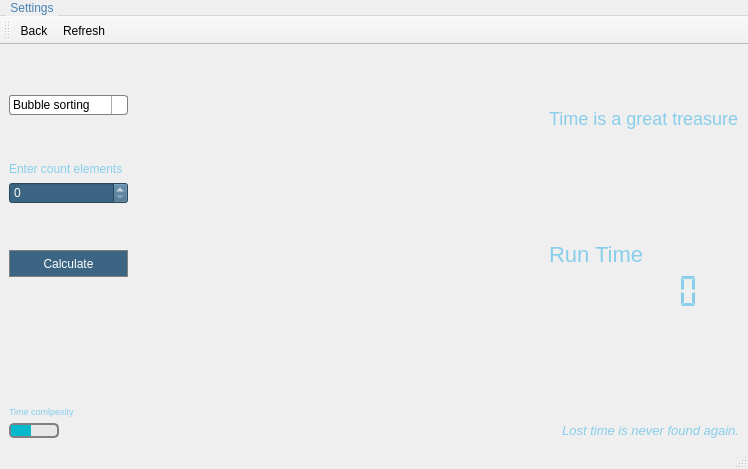
<?xml version="1.0" encoding="UTF-8"?>
<ui version="4.0">
 <class>time_calculate_window</class>
 <widget class="QMainWindow" name="time_calculate_window">
  <property name="geometry">
   <rect>
    <x>0</x>
    <y>0</y>
    <width>748</width>
    <height>469</height>
   </rect>
  </property>
  <property name="windowTitle">
   <string>MainWindow</string>
  </property>
  <property name="styleSheet">
   <string notr="true"/>
  </property>
  <widget class="QWidget" name="centralwidget">
   <layout class="QGridLayout" name="gridLayout">
    <item row="0" column="0">
     <layout class="QVBoxLayout" name="verticalLayout">
      <item>
       <spacer name="verticalSpacer_10">
        <property name="orientation">
         <enum>Qt::Vertical</enum>
        </property>
        <property name="sizeHint" stdset="0">
         <size>
          <width>20</width>
          <height>40</height>
         </size>
        </property>
       </spacer>
      </item>
      <item>
       <widget class="QComboBox" name="comboBox">
        <property name="maximumSize">
         <size>
          <width>150</width>
          <height>16777215</height>
         </size>
        </property>
        <property name="styleSheet">
         <string notr="true">QComboBox {
    border: 1px solid gray;
    border-radius: 3px;
    padding: 1px 18px 1px 3px;
    min-width: 6em;
}

QComboBox:editable {
    background: white;
}

QComboBox:!editable, QComboBox::drop-down:editable {
     background: qlineargradient(x1: 0, y1: 0, x2: 0, y2: 1,
                                 stop: 0 #E1E1E1, stop: 0.4 #DDDDDD,
                                 stop: 0.5 #D8D8D8, stop: 1.0 #D3D3D3);
}

/* QComboBox gets the &quot;on&quot; state when the popup is open */
QComboBox:!editable:on, QComboBox::drop-down:editable:on {
    background: qlineargradient(x1: 0, y1: 0, x2: 0, y2: 1,
                                stop: 0 #D3D3D3, stop: 0.4 #D8D8D8,
                                stop: 0.5 #DDDDDD, stop: 1.0 #E1E1E1);
}

QComboBox:on { /* shift the text when the popup opens */
    padding-top: 3px;
    padding-left: 4px;
}

QComboBox::drop-down {
    subcontrol-origin: padding;
    subcontrol-position: top right;
    width: 15px;

    border-left-width: 1px;
    border-left-color: darkgray;
    border-left-style: solid; /* just a single line */
    border-top-right-radius: 3px; /* same radius as the QComboBox */
    border-bottom-right-radius: 3px;
}

QComboBox::down-arrow {
    image: url(:/new/prefix1/img/icons8-sort-down-30.png);
width: 70%;
}

QComboBox::down-arrow:on { /* shift the arrow when popup is open */
    top: 1px;
    left: 1px;
}
QComboBox QAbstractItemView {
    border: 2px solid darkgray;
    selection-background-color: lightgray;

color: white;
    background:  #ABABAB;
}</string>
        </property>
        <item>
         <property name="text">
          <string>Bubble sorting</string>
         </property>
         <property name="icon">
          <iconset resource="yahzwhatisit.qrc">
           <normaloff>:/new/prefix1/img/B.png</normaloff>:/new/prefix1/img/B.png</iconset>
         </property>
        </item>
        <item>
         <property name="text">
          <string>Merge sorting</string>
         </property>
         <property name="icon">
          <iconset resource="yahzwhatisit.qrc">
           <normaloff>:/new/prefix1/img/M.jpg</normaloff>:/new/prefix1/img/M.jpg</iconset>
         </property>
        </item>
        <item>
         <property name="text">
          <string>Quick sorting</string>
         </property>
         <property name="icon">
          <iconset resource="yahzwhatisit.qrc">
           <normaloff>:/new/prefix1/img/Q.png</normaloff>:/new/prefix1/img/Q.png</iconset>
         </property>
        </item>
        <item>
         <property name="text">
          <string>Tree sorting</string>
         </property>
         <property name="icon">
          <iconset resource="yahzwhatisit.qrc">
           <normaloff>:/new/prefix1/img/Creative-Tail-Halloween-tree.svg.png</normaloff>:/new/prefix1/img/Creative-Tail-Halloween-tree.svg.png</iconset>
         </property>
        </item>
        <item>
         <property name="text">
          <string>Radix sorting</string>
         </property>
         <property name="icon">
          <iconset resource="yahzwhatisit.qrc">
           <normaloff>:/new/prefix1/img/depositphotos_9101833-stock-photo-grass-letter-r.jpg</normaloff>:/new/prefix1/img/depositphotos_9101833-stock-photo-grass-letter-r.jpg</iconset>
         </property>
        </item>
       </widget>
      </item>
      <item>
       <spacer name="verticalSpacer_11">
        <property name="orientation">
         <enum>Qt::Vertical</enum>
        </property>
        <property name="sizeHint" stdset="0">
         <size>
          <width>20</width>
          <height>40</height>
         </size>
        </property>
       </spacer>
      </item>
      <item>
       <widget class="QLabel" name="situation_arg1">
        <property name="styleSheet">
         <string notr="true">color:  skyblue;
</string>
        </property>
        <property name="text">
         <string>Enter count elements</string>
        </property>
       </widget>
      </item>
      <item>
       <widget class="QSpinBox" name="elements_count">
        <property name="maximumSize">
         <size>
          <width>122</width>
          <height>22</height>
         </size>
        </property>
        <property name="mouseTracking">
         <bool>true</bool>
        </property>
        <property name="styleSheet">
         <string notr="true">QSpinBox {
    padding-right: 15px; /* make room for the arrows */
/*    border-image: url(:/images/frame.png); */
    border-width: 3;
color: white;
 selection-background-color: orange;
  background-color: #3B6582;
}

QSpinBox::up-button {
    subcontrol-origin: border;
    subcontrol-position: top right; /* position at the top right corner */

    width: 16px; /* 16 + 2*1px border-width = 15px padding + 3px parent border */
    border-image: url(:/images/spinup.png) 1;
    border-width: 1px;
}

QSpinBox::up-button:hover {
    border-image: url(:/images/spinup_hover.png) 1;
}

QSpinBox::up-button:pressed {
    border-image: url(:/images/spinup_pressed.png) 1;
}

QSpinBox::up-arrow {
    image: url(:/images/up_arrow.png);
    width: 7px;
    height: 7px;
}

QSpinBox::up-arrow:disabled, QSpinBox::up-arrow:off { /* off state when value is max */
   image: url(:/images/up_arrow_disabled.png);
}

QSpinBox::down-button {
    subcontrol-origin: border;
    subcontrol-position: bottom right; /* position at bottom right corner */

    width: 16px;
    border-image: url(:/images/spindown.png) 1;
    border-width: 1px;
    border-top-width: 0;
}

QSpinBox::down-button:hover {
    border-image: url(:/images/spindown_hover.png) 1;
}

QSpinBox::down-button:pressed {
    border-image: url(:/images/spindown_pressed.png) 1;
}

QSpinBox::down-arrow {
    image: url(:/images/down_arrow.png);
    width: 7px;
    height: 7px;
}

QSpinBox::down-arrow:disabled,
QSpinBox::down-arrow:off { /* off state when value in min */
   image: url(:/images/down_arrow_disabled.png);
}
</string>
        </property>
        <property name="maximum">
         <number>999999999</number>
        </property>
        <property name="singleStep">
         <number>100</number>
        </property>
       </widget>
      </item>
      <item>
       <spacer name="verticalSpacer_2">
        <property name="orientation">
         <enum>Qt::Vertical</enum>
        </property>
        <property name="sizeHint" stdset="0">
         <size>
          <width>20</width>
          <height>40</height>
         </size>
        </property>
       </spacer>
      </item>
      <item>
       <widget class="QPushButton" name="consider">
        <property name="enabled">
         <bool>true</bool>
        </property>
        <property name="maximumSize">
         <size>
          <width>150</width>
          <height>16777215</height>
         </size>
        </property>
        <property name="styleSheet">
         <string notr="true">QPushButton {
  background-color: #3B6582;
  color: white; 
 width:  100px;
 height: 25px;
  border: 1px solid gray;
}


QPushButton:hover {
    background-color: #E1E8EE;
color: black;
}
QPushButton:pressed {  background-color rgb(220, 116, 45) 
}</string>
        </property>
        <property name="text">
         <string>Сalculate</string>
        </property>
       </widget>
      </item>
      <item>
       <spacer name="verticalSpacer">
        <property name="orientation">
         <enum>Qt::Vertical</enum>
        </property>
        <property name="sizeHint" stdset="0">
         <size>
          <width>20</width>
          <height>40</height>
         </size>
        </property>
       </spacer>
      </item>
      <item>
       <spacer name="verticalSpacer_6">
        <property name="orientation">
         <enum>Qt::Vertical</enum>
        </property>
        <property name="sizeHint" stdset="0">
         <size>
          <width>20</width>
          <height>40</height>
         </size>
        </property>
       </spacer>
      </item>
      <item>
       <spacer name="verticalSpacer_7">
        <property name="orientation">
         <enum>Qt::Vertical</enum>
        </property>
        <property name="sizeHint" stdset="0">
         <size>
          <width>20</width>
          <height>40</height>
         </size>
        </property>
       </spacer>
      </item>
      <item>
       <widget class="QLabel" name="label_3">
        <property name="styleSheet">
         <string notr="true">color:  skyblue;
font-size: 9px;</string>
        </property>
        <property name="text">
         <string>Time comlpexity</string>
        </property>
       </widget>
      </item>
      <item>
       <widget class="QProgressBar" name="progressBar">
        <property name="maximumSize">
         <size>
          <width>50</width>
          <height>15</height>
         </size>
        </property>
        <property name="styleSheet">
         <string notr="true">QProgressBar {
    border: 2px solid grey;
   background-color: rgba(29, 55, 91, 10);
    border-radius: 5px;
    text-align: center;
    color: red;
}
QProgressBar::chunk {
    background-color: #05B8CC;  /*  */
    width: 20px;
}
</string>
        </property>
        <property name="value">
         <number>24</number>
        </property>
        <property name="textVisible">
         <bool>false</bool>
        </property>
       </widget>
      </item>
     </layout>
    </item>
    <item row="0" column="2">
     <layout class="QGridLayout" name="gridLayout_2">
      <property name="sizeConstraint">
       <enum>QLayout::SetFixedSize</enum>
      </property>
      <item row="2" column="1">
       <spacer name="verticalSpacer_4">
        <property name="orientation">
         <enum>Qt::Vertical</enum>
        </property>
        <property name="sizeHint" stdset="0">
         <size>
          <width>20</width>
          <height>40</height>
         </size>
        </property>
       </spacer>
      </item>
      <item row="1" column="0" colspan="2">
       <widget class="QLabel" name="label_4">
        <property name="maximumSize">
         <size>
          <width>210</width>
          <height>16777215</height>
         </size>
        </property>
        <property name="styleSheet">
         <string notr="true">
color:  skyblue;
font-size: 18px;    </string>
        </property>
        <property name="text">
         <string>Time is a great treasure</string>
        </property>
       </widget>
      </item>
      <item row="6" column="1">
       <spacer name="verticalSpacer_3">
        <property name="orientation">
         <enum>Qt::Vertical</enum>
        </property>
        <property name="sizeHint" stdset="0">
         <size>
          <width>20</width>
          <height>40</height>
         </size>
        </property>
       </spacer>
      </item>
      <item row="0" column="0">
       <spacer name="verticalSpacer_8">
        <property name="orientation">
         <enum>Qt::Vertical</enum>
        </property>
        <property name="sizeHint" stdset="0">
         <size>
          <width>20</width>
          <height>40</height>
         </size>
        </property>
       </spacer>
      </item>
      <item row="7" column="0" colspan="2">
       <widget class="QLabel" name="quote">
        <property name="maximumSize">
         <size>
          <width>250</width>
          <height>16777215</height>
         </size>
        </property>
        <property name="styleSheet">
         <string notr="true"/>
        </property>
        <property name="text">
         <string>&lt;html&gt;&lt;head/&gt;&lt;body&gt;&lt;p align=&quot;right&quot;&gt;&lt;span style=&quot; font-size:10pt; font-style:italic; color:#87ceeb;&quot;&gt;Lost time is never found again.&lt;/span&gt;&lt;/p&gt;&lt;/body&gt;&lt;/html&gt;</string>
        </property>
       </widget>
      </item>
      <item row="5" column="0">
       <spacer name="verticalSpacer_5">
        <property name="orientation">
         <enum>Qt::Vertical</enum>
        </property>
        <property name="sizeHint" stdset="0">
         <size>
          <width>20</width>
          <height>40</height>
         </size>
        </property>
       </spacer>
      </item>
      <item row="4" column="0" colspan="2">
       <layout class="QVBoxLayout" name="verticalLayout_4">
        <property name="sizeConstraint">
         <enum>QLayout::SetFixedSize</enum>
        </property>
        <item>
         <widget class="QLabel" name="label">
          <property name="minimumSize">
           <size>
            <width>0</width>
            <height>10</height>
           </size>
          </property>
          <property name="maximumSize">
           <size>
            <width>200</width>
            <height>16777215</height>
           </size>
          </property>
          <property name="styleSheet">
           <string notr="true">
                              /*&quot;background-color: rgba(176, 196, 222, 90);&quot;*/
color:  skyblue;
font-size: 22px;
</string>
          </property>
          <property name="text">
           <string>Run Time</string>
          </property>
         </widget>
        </item>
        <item>
         <widget class="QLCDNumber" name="lcdNumber">
          <property name="minimumSize">
           <size>
            <width>0</width>
            <height>37</height>
           </size>
          </property>
          <property name="maximumSize">
           <size>
            <width>200</width>
            <height>16777215</height>
           </size>
          </property>
          <property name="statusTip">
           <string/>
          </property>
          <property name="layoutDirection">
           <enum>Qt::RightToLeft</enum>
          </property>
          <property name="autoFillBackground">
           <bool>false</bool>
          </property>
          <property name="styleSheet">
           <string notr="true">color: skyblue;
/*margin-right: 10%;*/
   font-size: 18px;
                                  /*&quot;background-color: rgba(176, 196, 222, 90);&quot;*/ </string>
          </property>
          <property name="frameShape">
           <enum>QFrame::NoFrame</enum>
          </property>
          <property name="frameShadow">
           <enum>QFrame::Raised</enum>
          </property>
          <property name="lineWidth">
           <number>0</number>
          </property>
          <property name="digitCount">
           <number>6</number>
          </property>
          <property name="segmentStyle">
           <enum>QLCDNumber::Flat</enum>
          </property>
         </widget>
        </item>
       </layout>
      </item>
      <item row="3" column="1">
       <spacer name="verticalSpacer_9">
        <property name="orientation">
         <enum>Qt::Vertical</enum>
        </property>
        <property name="sizeHint" stdset="0">
         <size>
          <width>20</width>
          <height>40</height>
         </size>
        </property>
       </spacer>
      </item>
     </layout>
    </item>
    <item row="0" column="1">
     <spacer name="horizontalSpacer">
      <property name="orientation">
       <enum>Qt::Horizontal</enum>
      </property>
      <property name="sizeHint" stdset="0">
       <size>
        <width>40</width>
        <height>20</height>
       </size>
      </property>
     </spacer>
    </item>
   </layout>
  </widget>
  <widget class="QMenuBar" name="menubar">
   <property name="geometry">
    <rect>
     <x>0</x>
     <y>0</y>
     <width>748</width>
     <height>19</height>
    </rect>
   </property>
   <property name="styleSheet">
    <string notr="true">QMenu {
    background-color: #ABABAB; /* sets background of the menu */

    border: 1px solid black;
}

QMenu::item {
    /* sets background of menu item. set this to something non-transparent
        if you want menu color and menu item color to be different */
    background-color: transparent;
}

QMenu::item:selected { /* when user selects item using mouse or keyboard */
    background-color: steelblue;
}
QMenuBar {
    background-color: qlineargradient(x1:0, y1:0, x2:0, y2:1,
                                      stop:0 lightgray, stop:1 darkgray);
color: steelblue;
}

QMenuBar::item {
    spacing: 3px; /* spacing between menu bar items */
    padding: 1px 4px;
    background: transparent;
    border-radius: 4px;
}

QMenuBar::item:selected { /* when selected using mouse or keyboard */
    background: #a8a8a8;
}

QMenuBar::item:pressed {
    background: #888888;
}</string>
   </property>
   <widget class="QMenu" name="menuSettings">
    <property name="title">
     <string>Settings</string>
    </property>
    <widget class="QMenu" name="menuLanguage">
     <property name="title">
      <string>Language</string>
     </property>
     <property name="icon">
      <iconset resource="yahzwhatisit.qrc">
       <normaloff>:/new/prefix1/img/Hammer_and_sickle_red_on_transparent.svg_-1024x1024.png</normaloff>:/new/prefix1/img/Hammer_and_sickle_red_on_transparent.svg_-1024x1024.png</iconset>
     </property>
     <addaction name="actionEnglish"/>
     <addaction name="actionRussian"/>
     <addaction name="actionOthers"/>
    </widget>
    <addaction name="menuLanguage"/>
    <addaction name="actionSettings"/>
   </widget>
   <addaction name="menuSettings"/>
  </widget>
  <widget class="QStatusBar" name="statusbar">
   <property name="styleSheet">
    <string notr="true">color:  skyblue;</string>
   </property>
  </widget>
  <widget class="QToolBar" name="toolBar">
   <property name="windowTitle">
    <string>toolBar</string>
   </property>
   <property name="styleSheet">
    <string notr="true">    background-color: #ABABAB;



QToolBar::item {
    background: red;
}
QToolBar::item:selected { /* when user selects item using mouse or keyboard */
    background-color: #ABABAB;
}
</string>
   </property>
   <property name="toolButtonStyle">
    <enum>Qt::ToolButtonIconOnly</enum>
   </property>
   <attribute name="toolBarArea">
    <enum>TopToolBarArea</enum>
   </attribute>
   <attribute name="toolBarBreak">
    <bool>false</bool>
   </attribute>
   <addaction name="actionBack"/>
   <addaction name="actionRefresh"/>
  </widget>
  <action name="actionEnglish">
   <property name="icon">
    <iconset resource="yahzwhatisit.qrc">
     <normaloff>:/new/prefix1/img/usa.jpg</normaloff>:/new/prefix1/img/usa.jpg</iconset>
   </property>
   <property name="text">
    <string>English</string>
   </property>
  </action>
  <action name="actionRussian">
   <property name="icon">
    <iconset>
     <normaloff>:/new/prefix1/img/rus.png</normaloff>:/new/prefix1/img/rus.png</iconset>
   </property>
   <property name="text">
    <string>Russian</string>
   </property>
  </action>
  <action name="actionOthers">
   <property name="text">
    <string>Others</string>
   </property>
  </action>
  <action name="actionBack">
   <property name="icon">
    <iconset resource="yahzwhatisit.qrc">
     <normaloff>:/new/prefix1/img/Arrow_left.png</normaloff>:/new/prefix1/img/Arrow_left.png</iconset>
   </property>
   <property name="text">
    <string>Back</string>
   </property>
   <property name="toolTip">
    <string>Back</string>
   </property>
  </action>
  <action name="actionRefresh">
   <property name="icon">
    <iconset resource="yahzwhatisit.qrc">
     <normaloff>:/new/prefix1/img/2183585b41e7.png</normaloff>:/new/prefix1/img/2183585b41e7.png</iconset>
   </property>
   <property name="text">
    <string>Refresh</string>
   </property>
  </action>
  <action name="actionSettings">
   <property name="icon">
    <iconset resource="yahzwhatisit.qrc">
     <normaloff>:/new/prefix1/img/Manager_Icon_thumb.png</normaloff>:/new/prefix1/img/Manager_Icon_thumb.png</iconset>
   </property>
   <property name="text">
    <string>Settings</string>
   </property>
  </action>
 </widget>
 <resources>
  <include location="yahzwhatisit.qrc"/>
 </resources>
 <connections/>
</ui>
